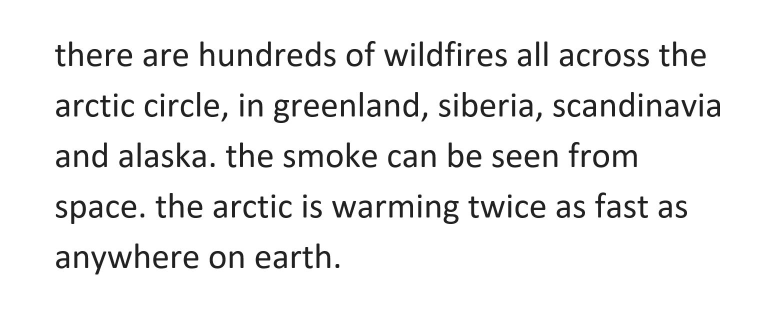
#> input picture text3.JPG, 1560 x 623 px, found by its file name (shown at 1/2 size); its folder holds 4 pictures in this run
$ python Feature_Matching.py   (older library calls are emulated)
#> lines starting #> are read from the running program, lines starting #| are printed output that depends on the picture; after the words box and inside, x2 and y2 are one past the last pixel; in counts of white or black regions, pixels touching at a corner belong together
# TrainAndTest.py
import cv2
import numpy as np
import operator
from matplotlib import pyplot as plt
from scipy import signal as sig
import scipy
import glob, os
import math
from skimage import measure
MIN_CONTOUR_AREA = 35
SPACE_SIZE=8
RESIZED_IMAGE_WIDTH = 40
RESIZED_IMAGE_HEIGHT = 50

class ContourWithData():
    npaContour = None           # contour
    boundingRect = None         # bounding rect for contour
    intRectX = 0                # bounding rect top left corner x location
    intRectY = 0                # bounding rect top left corner y location
    intRectWidth = 0            # bounding rect width
    intRectHeight = 0           # bounding rect height
    fltArea = 0.0               # area of contour

    def calculateRectTopLeftPointAndWidthAndHeight(self):               # calculate bounding rect info
        [intX, intY, intWidth, intHeight] = self.boundingRect
        self.intRectX = intX - 2
        self.intRectY = intY - 2
        self.intRectWidth = intWidth + 4
        self.intRectHeight = intHeight + 4

    def checkIfContourIsValid(self):                            # this is oversimplified, for a production grade program
        if self.fltArea < MIN_CONTOUR_AREA: return False        # much better validity checking would be necessary
        return True


def readCharacter(readImage):
    dictionary=['a','b','c','d','e','f','g','h','i','k','m','n','o','p','r','s','t','u','v','w','x','y','z']
    my_dict={}
    my_list=[]
    for i in range(len(dictionary)):
        os.chdir('C:\\Users\\akbul\\Desktop\\ISSD STAJ\\OCR\\letters\\'+dictionary[i])
        for file in glob.glob("*.jpg"):
            letterImage = cv2.imread('C:\\Users\\akbul\\Desktop\\ISSD STAJ\\OCR\\letters\\'+dictionary[i]+'\\'+file)
            letterGray = cv2.cvtColor(letterImage, cv2.COLOR_BGR2GRAY)
            imgBlurred = cv2.bilateralFilter(letterGray,5,75,75)
            imgThresh =  cv2.threshold(imgBlurred,0,255,cv2.THRESH_BINARY+cv2.THRESH_OTSU)
            imgThresh_Copy=imgThresh[1]
            s = measure.compare_ssim(readImage, imgThresh_Copy)
            my_list.append(s)
        my_list.sort(reverse=True)
        my_dict.__setitem__(dictionary[i],my_list[0])
    key_max = max(my_dict.keys(), key=(lambda k: my_dict[k]))
    return key_max


allContoursWithData = []                # declare empty lists,
validContoursWithData = []              # we will fill these shortly
imgTestingCharacters = cv2.imread("C:\\Users\\akbul\\Desktop\\ISSD STAJ\\OCR\\text3.jpg")          # read in testing numbers image
#> imgTestingCharacters is the input picture: shape (623, 1560, 3); min 2, max 255, mean 238.9
freshImage=cv2.imread("C:\\Users\\akbul\\Desktop\\ISSD STAJ\\OCR\\text2.jpg")
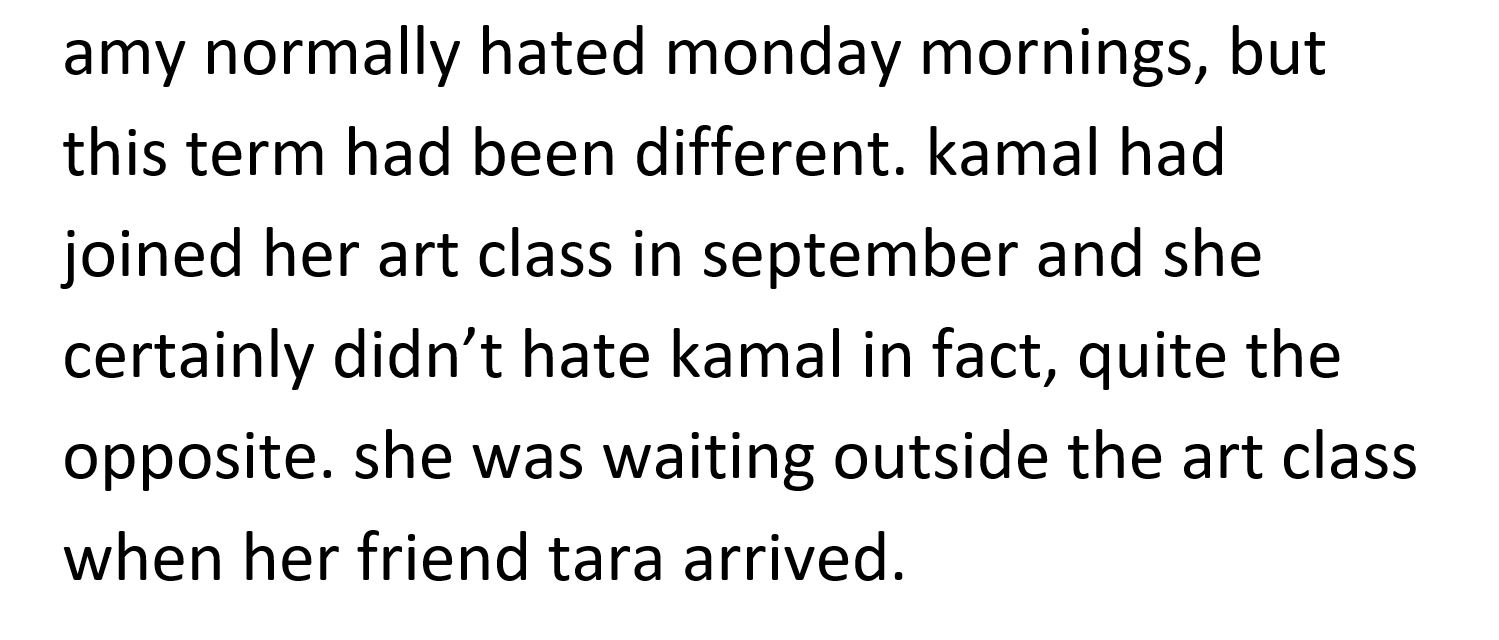
#> input picture text2.JPG, 1499 x 640 px, found by its file name
#> freshImage is the input picture: shape (640, 1499, 3); min 0, max 255, mean 231.2
imgGray = cv2.cvtColor(imgTestingCharacters, cv2.COLOR_BGR2GRAY)       # get grayscale image
imgBlurred = cv2.bilateralFilter(imgGray,5,75,75)               # blur

                                                        # filter image from grayscale to black and white
imgThresh = cv2.adaptiveThreshold(imgBlurred,                           # input image
                                      255,                                  # make pixels that pass the threshold full white
                                      cv2.ADAPTIVE_THRESH_GAUSSIAN_C,       # use gaussian rather than mean, seems to give better results
                                      cv2.THRESH_BINARY_INV,                # invert so foreground will be white, background will be black
                                      11,                                   # size of a pixel neighborhood used to calculate threshold value
                                      2)                                    # constant subtracted from the mean or weighted mean
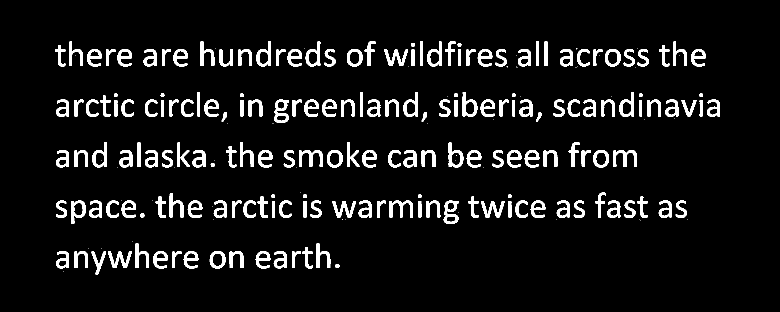
#> imgThresh: shape (623, 1560) (shown at 1/2 size); 7.2% white; 228 white regions (48 under 20 px), largest, box (x1, y1, x2, y2) and area: (548, 199, 578, 246) 716, (887, 401, 917, 448) 711, (598, 300, 645, 334) 702

med_th = scipy.signal.medfilt2d(imgThresh,3)#Remove Salt and Pepper Noise from Image
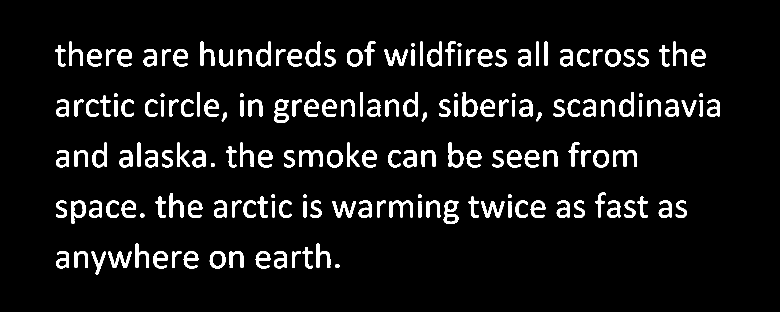
#> med_th: shape (623, 1560) (shown at 1/2 size); 7.2% white; 180 white regions
imgThreshCopy = med_th.copy()        # make a copy of the thresh image, this in necessary b/c findContours modifies the image

imgContours, npaContours, npaHierarchy = cv2.findContours(imgThreshCopy,             # input image, make sure to use a copy since the function will modify this image in the course of finding contours
                                                 cv2.RETR_EXTERNAL,         # retrieve the outermost contours only
                                                 cv2.CHAIN_APPROX_SIMPLE)   # compress horizontal, vertical, and diagonal segments and leave only their end points
#> npaContours = 180 contours; largest, box (x1, y1, x2, y2) and area: (887, 401, 917, 448) 946, (548, 199, 578, 246) 945, (897, 285, 927, 335) 936, (925, 184, 955, 234) 932, (185, 285, 214, 335) 918; npaHierarchy = 180 rows, first 6: [1, -1, -1, -1], [2, 0, -1, -1], [3, 1, -1, -1], [4, 2, -1, -1], [5, 3, -1, -1], [6, 4, -1, -1]
plt.imshow(imgThreshCopy),plt.show()
"""rows={}
for i in range(len(npaContours)):
    rows.__setitem__(i)
"""
for npaContour in npaContours:                             # for each contour
    contourWithData = ContourWithData()                                             # instantiate a contour with data object
    contourWithData.npaContour = npaContour                                         # assign contour to contour with data
    contourWithData.boundingRect = cv2.boundingRect(contourWithData.npaContour)     # get the bounding rect
    contourWithData.calculateRectTopLeftPointAndWidthAndHeight()                    # get bounding rect info
    contourWithData.fltArea = cv2.contourArea(contourWithData.npaContour)           # calculate the contour area
    allContoursWithData.append(contourWithData)                                     # add contour with data object to list of all contours with data
#> this loop made 180 passes
#> (intX in calculateRectTopLeftPointAndWidthAndHeight, intY in calculateRectTopLeftPointAndWidthAndHeight, intWidth in calculateRectTopLeftPointAndWidthAndHeight, intHeight in calculateRectTopLeftPointAndWidthAndHeight) on passes 1 to 3: (671, 528, 8, 8), (216, 503, 48, 33), (183, 503, 29, 46)
#> after the loop, allContoursWithData = 180 items


for contourWithData in allContoursWithData:                 # for all contours
    if contourWithData.checkIfContourIsValid():             # check if valid
        validContoursWithData.append(contourWithData)       # if so, append to valid contour list
#> after the loop, validContoursWithData = 167 items

validContoursWithData.sort(key = operator.attrgetter("intRectY"))         # sort contours from left to right

row=[]
for i in range(len(validContoursWithData)):
    if i+1 ==len(validContoursWithData)-1:
        text=""
        row.sort(key=operator.attrgetter("intRectX"))
        j=0
        for contourWithData in row:            # for each contour
            cv2.rectangle(imgTestingCharacters,                                        # draw rectangle on original testing image
                      (contourWithData.intRectX, contourWithData.intRectY),     # upper left corner
                      (contourWithData.intRectX + contourWithData.intRectWidth, contourWithData.intRectY + contourWithData.intRectHeight),      # lower right corner
                      (0, 0, 255),              # Blue
                      1)                        # thickness
            crop_img_contours = med_th[contourWithData.intRectY:contourWithData.intRectY + contourWithData.intRectHeight, contourWithData.intRectX:contourWithData.intRectX + contourWithData.intRectWidth]
            imgResize=cv2.resize(crop_img_contours,(RESIZED_IMAGE_WIDTH , RESIZED_IMAGE_HEIGHT))
            char=readCharacter(imgResize)
            if j==len(row)-1:
                text=text+char
                break
            if row[j+1].intRectX - (row[j].intRectX + row[j].intRectWidth) >SPACE_SIZE:
                text=text+char+" "
            else:
                text=text+char
            j=j+1
        print(text)
        #i=len(row)-1
        row.clear()
        break


    if validContoursWithData[i+1].intRectY-validContoursWithData[i].intRectY<20:
        row.append(validContoursWithData[i])
    else:
        text=""
        row.sort(key=operator.attrgetter("intRectX"))
        j=0
        for contourWithData in row:            # for each contour
            cv2.rectangle(imgTestingCharacters,                                        # draw rectangle on original testing image
                      (contourWithData.intRectX, contourWithData.intRectY),     # upper left corner
                      (contourWithData.intRectX + contourWithData.intRectWidth, contourWithData.intRectY + contourWithData.intRectHeight),      # lower right corner
                      (0, 0, 255),              # red
                      1)                        # thickness
            crop_img_contours = med_th[contourWithData.intRectY:contourWithData.intRectY + contourWithData.intRectHeight, contourWithData.intRectX:contourWithData.intRectX + contourWithData.intRectWidth]
            imgResize=cv2.resize(crop_img_contours,(RESIZED_IMAGE_WIDTH , RESIZED_IMAGE_HEIGHT))
#> (the run stopped early here; a loop or call above may not have finished)
